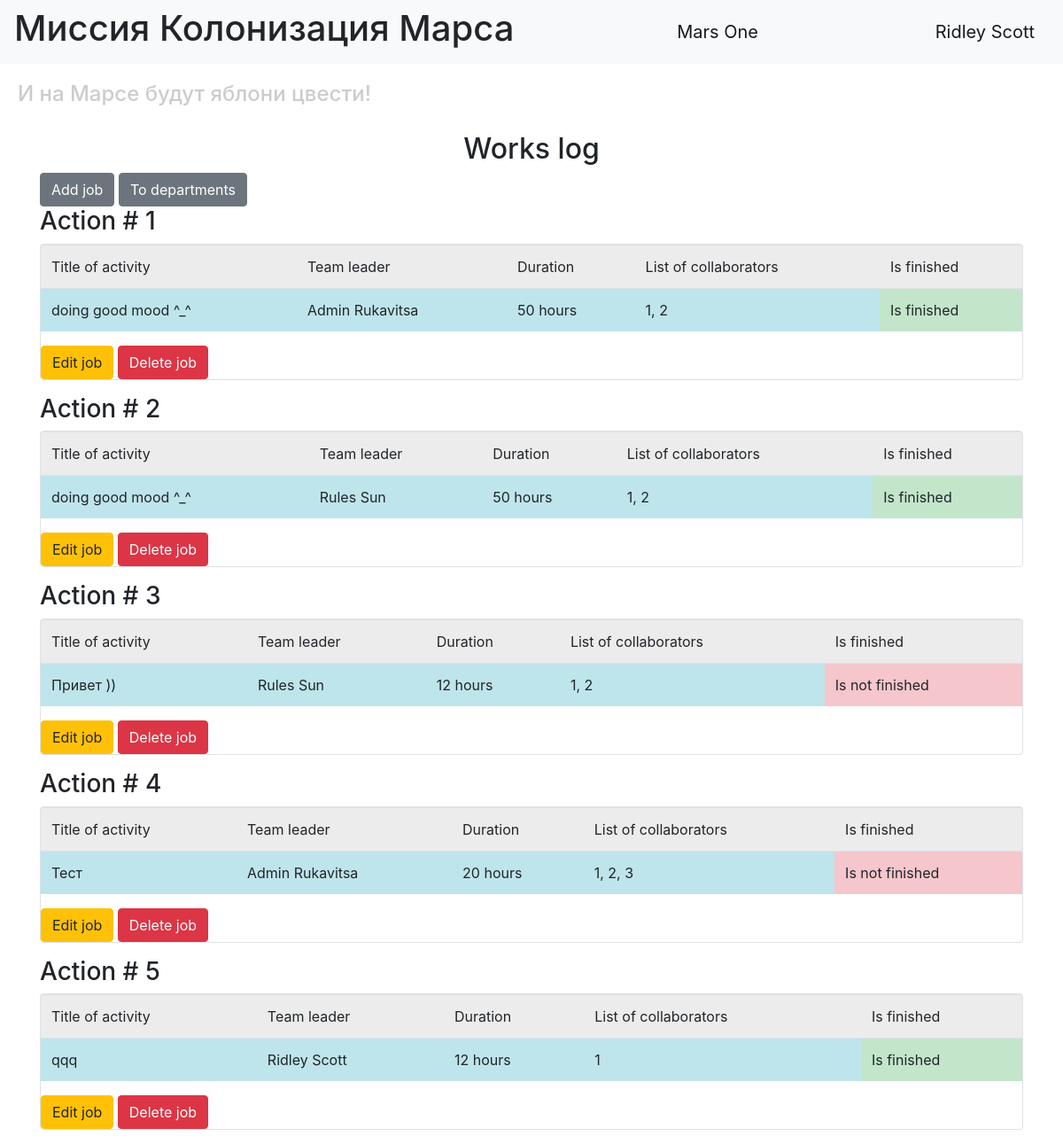
Page /index (signed in) on the committed database.
### data/users.py (models this page shows, shortened)
class User(SqlAlchemyBase, UserMixin, SerializerMixin):
    __tablename__ = 'users'
    id = sqlalchemy.Column(sqlalchemy.Integer,
                           primary_key=True, autoincrement=True)
    surname = sqlalchemy.Column(sqlalchemy.String, nullable=True)
    name = sqlalchemy.Column(sqlalchemy.String, nullable=True)
    age = sqlalchemy.Column(sqlalchemy.Integer)
    position = sqlalchemy.Column(sqlalchemy.String, nullable=True)
    speciality = sqlalchemy.Column(sqlalchemy.String, nullable=True)
    address = sqlalchemy.Column(sqlalchemy.String, nullable=True)
    email = sqlalchemy.Column(sqlalchemy.String,
                              index=True, unique=True, nullable=True)
    hashed_password = sqlalchemy.Column(sqlalchemy.String, nullable=True)
    modified_date = sqlalchemy.Column(sqlalchemy.DateTime)
    city_from = sqlalchemy.Column(sqlalchemy.String)

### data/jobs.py (models this page shows)
class Jobs(SqlAlchemyBase, UserMixin, SerializerMixin):
    __tablename__ = 'jobs'
    id = sqlalchemy.Column(sqlalchemy.Integer,
                           primary_key=True, autoincrement=True)
    team_leader = sqlalchemy.Column(sqlalchemy.Integer,
                                    sqlalchemy.ForeignKey("users.id"))
    user = orm.relation('User')
    job = sqlalchemy.Column(sqlalchemy.String, nullable=True)
    work_size = sqlalchemy.Column(sqlalchemy.Integer)
    collaborators = sqlalchemy.Column(sqlalchemy.String)
    start_date = sqlalchemy.Column(sqlalchemy.DateTime,
                                   default=datetime.datetime.now)
    end_date = sqlalchemy.Column(sqlalchemy.DateTime)
    is_finished = sqlalchemy.Column(sqlalchemy.Boolean, default=False)

### main.py (the view)
@app.route('/')
@app.route('/index')
def index():
    session = db_session.create_session()
    jobs = session.query(Jobs)
    name, surname = [], []
    for job in jobs:
        for el in session.query(User).filter_by(id=job.team_leader):
            name.append(el.name)
            surname.append(el.surname)
    return render_template("index.html", jobs=jobs, name=name, surname=surname)

### data/db_session.py (called while the page is built)
def create_session() -> Session:
    global __factory
    return __factory()

### main.py (called while the page is built)
@login_manager.user_loader
def load_user(user_id):
    session = db_session.create_session()
    return session.query(User).get(user_id)

### templates/index.html
{% extends "base.html" %}
{% block content %}
<h2 align="center">Works log</h2>
{% if current_user.is_authenticated %}
    <a href="addjob" class="btn btn-secondary">Add job</a>
    <a href="departments" class="btn btn-secondary">To departments</a>
{% endif %}
{% for item in jobs %}
<h3>Action # {{ loop.index }}</h3>
<div class="col-md6 border rounded">
    <table class="table">
        <tr>
            <td class="table-active">Title of activity</td>
            <td class="table-active">Team leader</td>
            <td class="table-active">Duration</td>
            <td class="table-active">List of collaborators</td>
            <td class="table-active">Is finished</td>
        </tr>
      <tr>
        <td class="table-info">{{ item.job }}</td>
          <td class="table-info">{{ name[loop.index0] }} {{ surname[loop.index0] }}</td>
          <td class="table-info">{{ item.work_size }} hours</td>
          <td class="table-info">{{ item.collaborators }}</td>
          {% if item.is_finished %}
          <td class="table-success"> Is finished</td>
          {% else %}
          <td class="table-danger"> Is not finished</td>
          {% endif %}
      </tr>
    </table>
    {% if current_user.is_authenticated and (current_user == item.user or current_user.id == 1) %}
    <div>
        <a href="/jobs/{{ item.id }}" class="btn btn-warning">Edit job</a>
        <a href="/jobs_delete/{{ item.id }}" class="btn btn-danger">Delete job</a>
    </div>
{% endif %}
</div>
<p>
{% endfor %}
{% endblock %}

### templates/base.html (shortened to what this page needs)
<!DOCTYPE html>
<html lang="en">
<head>
    <link rel="stylesheet" href="https://stackpath.bootstrapcdn.com/bootstrap/4.4.1/css/bootstrap.min.css">
    <link rel="stylesheet" type="text/css" href="/static/css/style.css" />
</head>
  <body>
    <header>
      <nav class="navbar navbar-light bg-light">
          <h1>Миссия Колонизация Марса</h1>
        <a class="navbar-brand" href="#">Mars One</a>
          {% if current_user.is_authenticated %}
    <a class="navbar-brand" href="/logout">{{ current_user.name }} {{ current_user.surname }}</a>
{% else %}
    <p>
        <a class="btn btn-primary " href="/register">Зарегистрироваться</a>
        <a class="btn btn-success" href="/login">Войти</a>
    </p>
{% endif %}
      </nav>
        <h4>И на Марсе будут яблони цвести!</h4>
    </header>
    <main role="main" class="container">
        {% block content %}{% endblock %}
    </main>
  </body>
</html>

### static/css/style.css (style rules this page uses)
h4 { color: #cccccc; padding: 20px; }

### rows in the picture
User: name "Ridley", surname "Scott"
Jobs: job "doing good mood ^_^", work_size "50", collaborators "1, 2", is_finished "Is finished"
User: name "Admin", surname "Rukavitsa"
Jobs: job "doing good mood ^_^", work_size "50", collaborators "1, 2", is_finished "Is finished"
User: name "Rules", surname "Sun"
Jobs: job "Привет ))", work_size "12", collaborators "1, 2", is_finished "Is not finished"
Jobs: job "Тест", work_size "20", collaborators "1, 2, 3", is_finished "Is not finished"
Jobs: job "qqq", work_size "12", collaborators "1", is_finished "Is finished"
